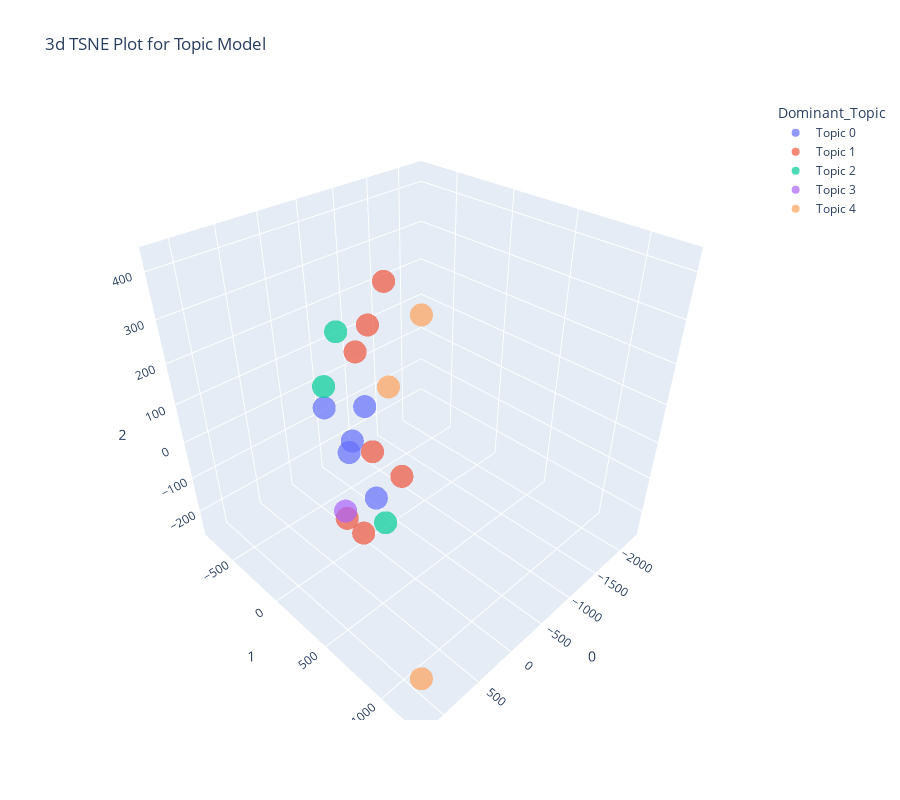

The code cell stored with this chart in its notebook:
### Markdown cell above
## T-distributed Stochastic Neighbor Embedding (t-SNE)

### Code cell
plot_model(lda2, plot = 'tsne')

### Figure 1 — Plotly figure (JSON) as saved in the notebook; plotly's stock layout.template omitted (floating-point values rounded to 4 significant figures)
{"data": [{"hovertemplate": "Dominant_Topic=Topic 0<br>0=%{x}<br>1=%{y}<br>2=%{z}<extra></extra>", "legendgroup": "Topic 0", "marker": {"color": "#636efa", "opacity": 0.7, "symbol": "circle"}, "mode": "markers", "name": "Topic 0", "scene": "scene", "showlegend": true, "type": "scatter3d", "x": [-228.3, -241.6, 167.2, -22.74, 27.45], "y": [-25.85, -108.4, 44.92, -137.7, -329.3], "z": [-175.1, 68.35, 46.56, -38.92, 54.82]}, {"hovertemplate": "Dominant_Topic=Topic 1<br>0=%{x}<br>1=%{y}<br>2=%{z}<extra></extra>", "legendgroup": "Topic 1", "marker": {"color": "#EF553B", "opacity": 0.7, "symbol": "circle"}, "mode": "markers", "name": "Topic 1", "scene": "scene", "showlegend": true, "type": "scatter3d", "x": [-195.6, 71.11, -20.59, 46.92, -187.7, -60.52, 42.88], "y": [258.5, 54.24, -212.8, 12.85, -5.28, 73.91, 299.5], "z": [-48.71, 253.7, -253.5, -240.5, 284.6, -1.047, 427.1]}, {"hovertemplate": "Dominant_Topic=Topic 2<br>0=%{x}<br>1=%{y}<br>2=%{z}<extra></extra>", "legendgroup": "Topic 2", "marker": {"color": "#00cc96", "opacity": 0.7, "symbol": "circle"}, "mode": "markers", "name": "Topic 2", "scene": "scene", "showlegend": true, "type": "scatter3d", "x": [215.9, 35.62, -25.44], "y": [-163.0, 239.2, -187.7], "z": [153.5, -157.9, 258.3]}, {"hovertemplate": "Dominant_Topic=Topic 3<br>0=%{x}<br>1=%{y}<br>2=%{z}<extra></extra>", "legendgroup": "Topic 3", "marker": {"color": "#ab63fa", "opacity": 0.7, "symbol": "circle"}, "mode": "markers", "name": "Topic 3", "scene": "scene", "showlegend": true, "type": "scatter3d", "x": [273.3], "y": [3.007], "z": [-144.6]}, {"hovertemplate": "Dominant_Topic=Topic 4<br>0=%{x}<br>1=%{y}<br>2=%{z}<extra></extra>", "legendgroup": "Topic 4", "marker": {"color": "#FFA15A", "opacity": 0.7, "symbol": "circle"}, "mode": "markers", "name": "Topic 4", "scene": "scene", "showlegend": true, "type": "scatter3d", "x": [1191.0, -2266.0, -115.8], "y": [1254.0, -786.2, 208.7], "z": [-147.6, 54.86, 180.0]}], "layout": {"height": 800, "legend": {"title": {"text": "Dominant_Topic"}, "tracegroupgap": 0}, "scene": {"domain": {"x": [0, 1], "y": [0, 1]}, "xaxis": {"title": {"text": "0"}}, "yaxis": {"title": {"text": "1"}}, "zaxis": {"title": {"text": "2"}}}, "title": {"text": "3d TSNE Plot for Topic Model"}, "width": 900}}
